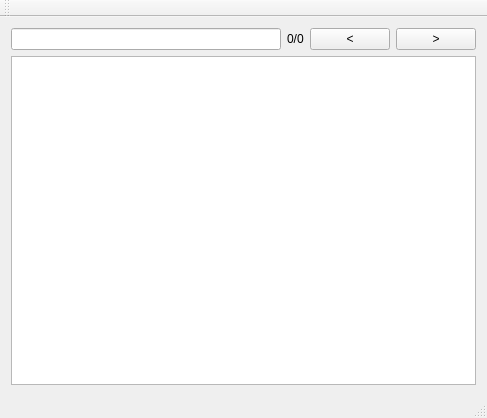
<?xml version="1.0" encoding="UTF-8"?>
<ui version="4.0">
 <class>MainWindow</class>
 <widget class="QMainWindow" name="MainWindow">
  <property name="geometry">
   <rect>
    <x>0</x>
    <y>0</y>
    <width>487</width>
    <height>418</height>
   </rect>
  </property>
  <property name="windowTitle">
   <string>MainWindow</string>
  </property>
  <widget class="QWidget" name="centralWidget">
   <layout class="QVBoxLayout" name="verticalLayout">
    <item>
     <layout class="QHBoxLayout" name="horizontalLayout">
      <item>
       <widget class="QLineEdit" name="lineEdit"/>
      </item>
      <item>
       <widget class="QLabel" name="label">
        <property name="text">
         <string>0/0</string>
        </property>
       </widget>
      </item>
      <item>
       <widget class="QPushButton" name="pushButtonPrevious">
        <property name="text">
         <string>&lt;</string>
        </property>
       </widget>
      </item>
      <item>
       <widget class="QPushButton" name="pushButtonNext">
        <property name="text">
         <string>&gt;</string>
        </property>
       </widget>
      </item>
     </layout>
    </item>
    <item>
     <widget class="CodeEdit" name="textEdit"/>
    </item>
   </layout>
  </widget>
  <widget class="QMenuBar" name="menuBar">
   <property name="geometry">
    <rect>
     <x>0</x>
     <y>0</y>
     <width>487</width>
     <height>22</height>
    </rect>
   </property>
  </widget>
  <widget class="QToolBar" name="mainToolBar">
   <attribute name="toolBarArea">
    <enum>TopToolBarArea</enum>
   </attribute>
   <attribute name="toolBarBreak">
    <bool>false</bool>
   </attribute>
  </widget>
  <widget class="QStatusBar" name="statusBar"/>
 </widget>
 <layoutdefault spacing="6" margin="11"/>
 <customwidgets>
  <customwidget>
   <class>CodeEdit</class>
   <extends>QTextEdit</extends>
   <header>CodeEdit.h</header>
  </customwidget>
 </customwidgets>
 <resources/>
 <connections/>
</ui>
